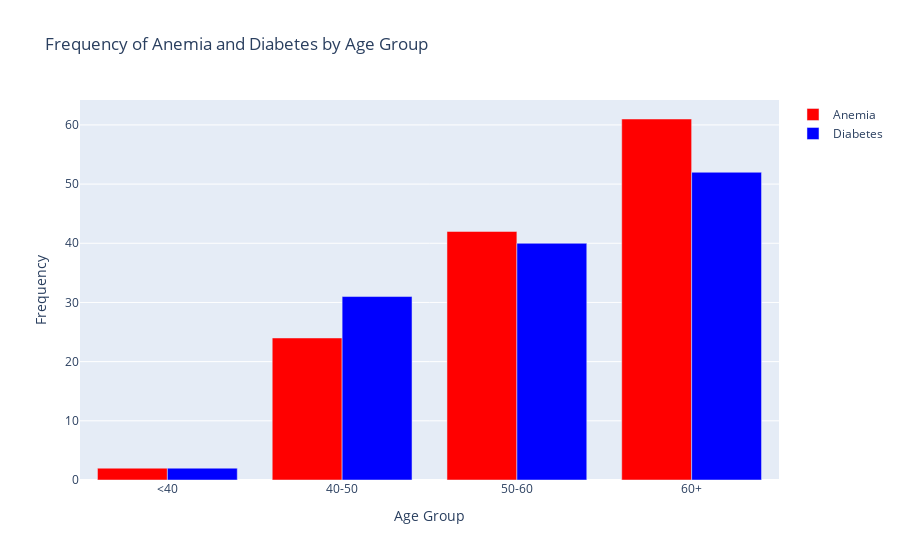

The notebook cell saved with this chart:
### Markdown cell above
# which age group have more anaemia and diabetes problem.

### Code cell
# Categorize Age into Groups
hf['Age Group'] = pd.cut(hf['age'], bins=[0, 40, 50, 60, float('inf')], labels=['<40', '40-50', '50-60', '60+'])

#  Group the Data and Calculate Frequency of Anemia and Diabetes
age_anemia_counts = hf.groupby('Age Group')['anaemia'].sum()
age_diabetes_counts = hf.groupby('Age Group')['diabetes'].sum()

#  Visualization
fig = go.Figure()

fig.add_trace(go.Bar(x=age_anemia_counts.index, y=age_anemia_counts.values,
                     name='Anemia',
                     marker_color='red'))

fig.add_trace(go.Bar(x=age_diabetes_counts.index, y=age_diabetes_counts.values,
                     name='Diabetes',
                     marker_color='blue'))

fig.update_layout(barmode='group',
                  title='Frequency of Anemia and Diabetes by Age Group',
                  xaxis_title='Age Group',
                  yaxis_title='Frequency')

fig.show()

### Figure 1 — Plotly figure (JSON) as saved in the notebook; plotly's stock layout.template omitted (floating-point values rounded to 4 significant figures)
{"data": [{"marker": {"color": "red"}, "name": "Anemia", "type": "bar", "x": ["<40", "40-50", "50-60", "60+"], "y": [2, 24, 42, 61]}, {"marker": {"color": "blue"}, "name": "Diabetes", "type": "bar", "x": ["<40", "40-50", "50-60", "60+"], "y": [2, 31, 40, 52]}], "layout": {"barmode": "group", "title": {"text": "Frequency of Anemia and Diabetes by Age Group"}, "xaxis": {"title": {"text": "Age Group"}}, "yaxis": {"title": {"text": "Frequency"}}}}
